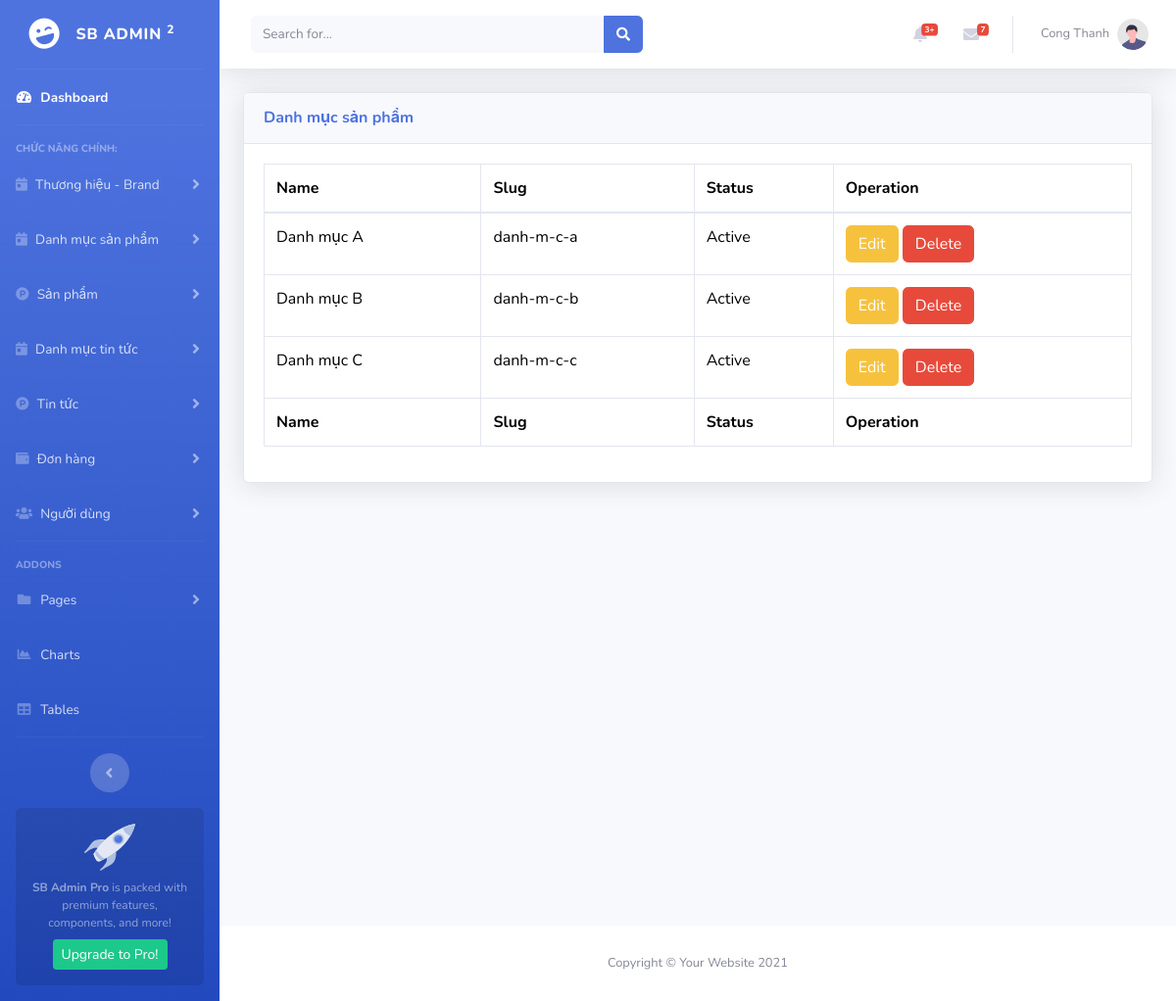
The page /webbanhang/quantri/listnewscats.php (signed in) on the database its author committed.
### tables this page shows
CREATE TABLE `newscategories` (
  `id` int(11) NOT NULL,
  `name` varchar(100) NOT NULL,
  `slug` varchar(100) NOT NULL,
  `status` enum('Active','Innactive') NOT NULL,
  `created_at` datetime DEFAULT NULL,
  `updated_at` datetime DEFAULT NULL
);

### webbanhang/quantri/listnewscats.php (the view)
<?php
require('includes/header.php');
?>
<div>
<div class="card shadow mb-4">
                        <div class="card-header py-3">
                            <h6 class="m-0 font-weight-bold text-primary">Danh mục sản phẩm</h6>
                        </div>
                        <div class="card-body">
                            <div class="table-responsive">
                                <table class="table table-bordered" id="dataTable" width="100%" cellspacing="0">
                                    <thead>
                                        <tr>
                                            <th>Name</th>
                                            <th>Slug</th>
                                            <th>Status</th>
                                            <th>Operation</th>
                                        </tr>
                                    </thead>
                                    <tfoot>
                                        <tr>
                                            <th>Name</th>
                                            <th>Slug</th>
                                            <th>Status</th>
                                            <th>Operation</th>
                                        </tr>
                                    </tfoot>
                                    <tbody>
                                    <?php
    require('../db/conn.php');
    $sql_str = "select * from newscategories order by name";
    $result = mysqli_query($conn, $sql_str);
    while ($row = mysqli_fetch_assoc($result)){
        ?>
            <tr>
                <td><?=$row['name']?></td>
                <td><?=$row['slug']?></td>
                <td><?=$row['status']?></td>
                <td>
                    <a class="btn btn-warning" href="editnewscategory.php?id=<?=$row['id']?>">Edit</a>
                    <a class="btn btn-danger"
                    href="deletenewscategory.php?id=<?=$row['id']?>"
                    onclick="return confirm('Bạn chắc chắn xóa mục này?');">Delete</a>
                </td>
            </tr>
            <?php
    }
    ?>
                                    </tbody>
                                </table>
                            </div>
                        </div>
                    </div>
</div>
<?php
require('includes/footer.php');
?>

### rows shown on the page
newscategories: name "Danh mục A", slug "danh-m-c-a", status "Active"
newscategories: name "Danh mục B", slug "danh-m-c-b", status "Active"
newscategories: name "Danh mục C", slug "danh-m-c-c", status "Active"

### other values the page prints
$user['name'] "Cong Thanh"
